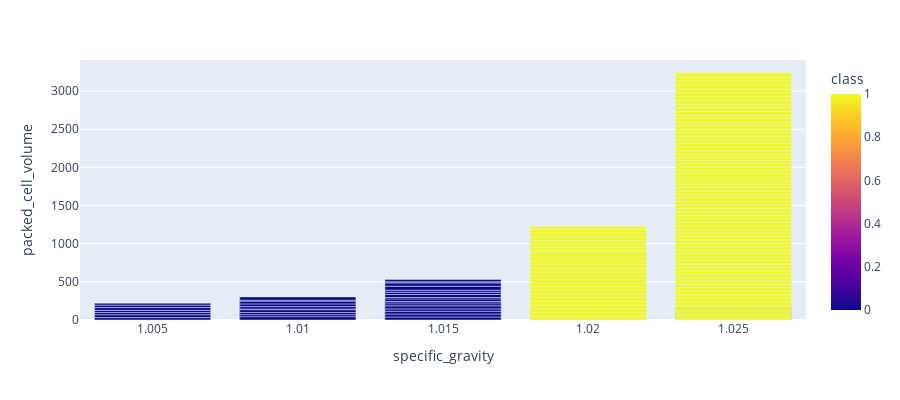

This figure's notebook cell:
### Code cell
px.bar(df, x="specific_gravity", y="packed_cell_volume", color='class', barmode='group', height = 400)

### Figure 1 — Plotly figure (JSON) as saved in the notebook; plotly's stock layout.template omitted (floating-point values rounded to 4 significant figures; data arrays with more than 128 entries replaced by an {"elided": "..."} marker saying what was removed)
{"data": [{"alignmentgroup": "True", "hovertemplate": "specific_gravity=%{x}<br>packed_cell_volume=%{y}<br>class=%{marker.color}<extra></extra>", "legendgroup": "", "marker": {"color": {"elided": "400 int values"}, "coloraxis": "coloraxis", "pattern": {"shape": ""}}, "name": "", "offsetgroup": "", "orientation": "v", "showlegend": false, "textposition": "auto", "type": "bar", "x": {"elided": "400 float values"}, "xaxis": "x", "y": {"elided": "400 int values"}, "yaxis": "y"}], "layout": {"barmode": "group", "coloraxis": {"colorbar": {"title": {"text": "class"}}, "colorscale": [[0, "#0d0887"], [0.1111, "#46039f"], [0.2222, "#7201a8"], [0.3333, "#9c179e"], [0.4444, "#bd3786"], [0.5556, "#d8576b"], [0.6667, "#ed7953"], [0.7778, "#fb9f3a"], [0.8889, "#fdca26"], [1, "#f0f921"]]}, "height": 400, "legend": {"tracegroupgap": 0}, "margin": {"t": 60}, "xaxis": {"anchor": "y", "domain": [0, 1], "title": {"text": "specific_gravity"}}, "yaxis": {"anchor": "x", "domain": [0, 1], "title": {"text": "packed_cell_volume"}}}}
